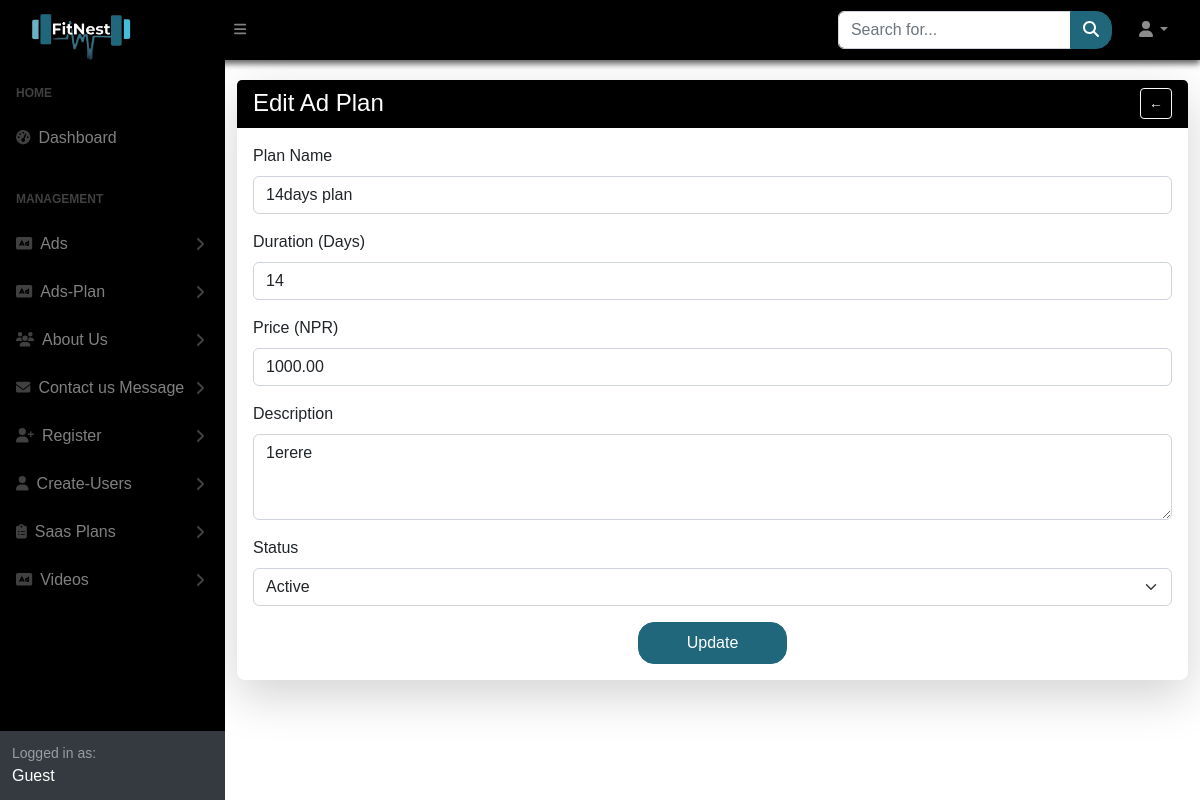
The page /SuperAdmin/Ads-Plan/edit.php?id=18 on the database its author committed.
### tables this page shows
CREATE TABLE `ad_plans` (
  `plan_id` int(11) NOT NULL,
  `name` varchar(100) NOT NULL,
  `duration_days` int(11) NOT NULL,
  `price` decimal(10,2) NOT NULL,
  `description` text DEFAULT NULL,
  `status` enum('active','inactive') DEFAULT 'active',
  `created_at` timestamp NOT NULL DEFAULT current_timestamp(),
  `updated_at` timestamp NOT NULL DEFAULT current_timestamp() ON UPDATE current_timestamp()
);

### SuperAdmin/Ads-Plan/edit.php (the view, shortened to what this page needs)
<?php
include "../../database/db_connect.php";
$plan_id = isset($_GET['id']) ? (int) $_GET['id'] : 0;
if ($plan_id > 0) {
    $stmt = $conn->prepare("SELECT plan_id, name, duration_days, price, description, status FROM ad_plans WHERE plan_id = ?");
    $stmt->bind_param("i", $plan_id);
    $stmt->execute();
    $result = $stmt->get_result();
    $plan = $result->fetch_assoc();
} else {
    die("❌ Invalid plan ID");
}
?>
<?php require("../sidelayout.php"); ?>
<div id="layoutSidenav_content">
    <main class="container mt-4">
        <div class="card shadow-lg border-0 rounded-3">
            <div class="card-header bg-dark text-white d-flex justify-content-between align-items-center">
                <h4 class="mb-0">Edit Ad Plan</h4>
                <a href="index.php" class="btn btn-sm btn-outline-light">←</a>
            </div>
            <div class="card-body">
                <form action="update.php" method="POST" class="needs-validation" novalidate>
                    <div class="mb-3">
                        <label for="name" class="form-label">Plan Name</label>
                        <input type="text" class="form-control" id="name" name="name"
                            value="<?php echo htmlspecialchars($plan['name']); ?>" required>
                    </div>
                    <div class="mb-3">
                        <label for="duration_days" class="form-label">Duration (Days)</label>
                        <input type="number" class="form-control" id="duration_days" name="duration_days"
                            value="<?php echo htmlspecialchars($plan['duration_days']); ?>" min="1" required>
                    </div>
                    <div class="mb-3">
                        <label for="price" class="form-label">Price (NPR)</label>
                        <input type="number" class="form-control" id="price" name="price"
                            value="<?php echo htmlspecialchars($plan['price']); ?>" min="0" step="0.01" required>
                    </div>
                    <div class="mb-3">
                        <label for="description" class="form-label">Description</label>
                        <textarea class="form-control" id="description" name="description" rows="3" required><?php echo htmlspecialchars($plan['description']); ?></textarea>
                    </div>
                    <div class="mb-3">
                        <label for="status" class="form-label">Status</label>
                        <select class="form-select" id="status" name="status" required>
                            <option value="active" <?php echo ($plan['status'] === 'active') ? 'selected' : ''; ?>>Active</option>
                        </select>
                    </div>
                    <div class="text-center">
                        <button type="submit" class="btn-our px-5 py-2">Update</button>
                    </div>
                </form>
            </div>
        </div>
    </main>
    <?php require("../assets/link.php"); ?>

### SuperAdmin/assets/css/landing.css (style rules this page uses)
* { margin: 0; padding: 0; box-sizing: border-box; font-family: Sans-serif; }
html { height: 100%; scroll-behavior: smooth; }
.btn-our { --bs-btn-color: #fff; --bs-btn-bg: #20677c; --bs-btn-border-color: #20677c; --bs-btn-hover-color: #fff; --bs-btn-hover-bg: #1a5c6a; --bs-btn-hover-border-color: #175463; --bs-btn-focus-shadow-rgb: 32, 103, 124; --bs-btn-active-color: #fff; --bs-btn-active-bg: #175463; --bs-btn-active-border-color: #144c5a; --bs-btn-active-shadow: inset 0 3px 5px rgba(0, 0, 0, 0.125); --bs-btn-disabled-color: #fff; --bs-btn-disabled-bg: #20677c; --bs-btn-disabled-border-color: #20677c; color: var(--bs-btn-color); background-color: var(--bs-btn-bg); border: 1px solid var(--bs-btn-border-color); padding: 0.375rem 0.75rem; font-size: 1rem; line-height: 1.5; border-radius: 16px; transition: all 0.15s ease-in-out; display: inline-block; text-align: center; vertical-align: middle; cursor: pointer; user-select: none; text-decoration: none; }

### rows shown on the page
ad_plans: name "14days plan", duration_days "14", price "1000.00", description "1erere", status "Active"
